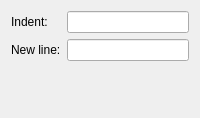
<?xml version="1.0" encoding="UTF-8"?>
<ui version="4.0">
 <class>xmlConfigWidget</class>
 <widget class="QWidget" name="xmlConfigWidget">
  <layout class="QFormLayout" name="formLayout">
   <item row="0" column="0">
    <widget class="QLabel" name="label">
     <property name="text">
      <string>Indent:</string>
     </property>
    </widget>
   </item>
   <item row="4" column="1">
    <spacer name="verticalSpacer">
     <property name="orientation">
      <enum>Qt::Vertical</enum>
     </property>
     <property name="sizeHint" stdset="0">
      <size>
       <width>20</width>
       <height>40</height>
      </size>
     </property>
    </spacer>
   </item>
   <item row="2" column="0">
    <widget class="QLabel" name="label">
     <property name="text">
      <string>New line:</string>
     </property>
    </widget>
   </item>
   <item row="0" column="1">
    <widget class="KLineEdit" name="indent">
     <property name="value" stdset="0">
      <string>\\t</string>
     </property>
     <property name="showClearButton" stdset="0">
      <bool>true</bool>
     </property>
    </widget>
   </item>
   <item row="2" column="1">
    <widget class="KLineEdit" name="newl">
     <property name="value" stdset="0">
      <string>\\t</string>
     </property>
     <property name="showClearButton" stdset="0">
      <bool>true</bool>
     </property>
    </widget>
   </item>
  </layout>
 </widget>
 <customwidgets>
  <customwidget>
   <class>KLineEdit</class>
   <extends>QLineEdit</extends>
   <header>klineedit.h</header>
  </customwidget>
 </customwidgets>
 <resources/>
 <connections/>
</ui>
